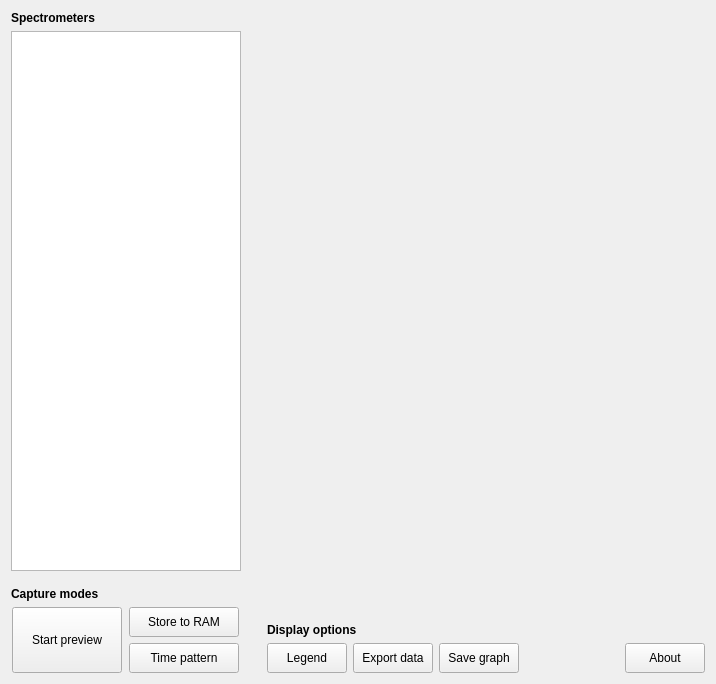
       <widget class="QWidget" name="tab">
        <attribute name="title">
         <string>Preview</string>
        </attribute>
        <layout class="QGridLayout" name="gridLayout_3">
         <item row="0" column="0">
          <layout class="QHBoxLayout" name="horizontalLayout_2">
           <item>
            <layout class="QVBoxLayout" name="verticalLayout_2">
             <item>
              <widget class="QLabel" name="label">
               <property name="sizePolicy">
                <sizepolicy hsizetype="Preferred" vsizetype="Fixed">
                 <horstretch>0</horstretch>
                 <verstretch>0</verstretch>
                </sizepolicy>
               </property>
               <property name="font">
                <font>
                 <weight>75</weight>
                 <bold>true</bold>
                </font>
               </property>
               <property name="frameShape">
                <enum>QFrame::NoFrame</enum>
               </property>
               <property name="midLineWidth">
                <number>2</number>
               </property>
               <property name="text">
                <string>Spectrometers</string>
               </property>
               <property name="alignment">
                <set>Qt::AlignLeading|Qt::AlignLeft|Qt::AlignTop</set>
               </property>
              </widget>
             </item>
             <item>
              <widget class="QListWidget" name="list_devices">
               <property name="sizePolicy">
                <sizepolicy hsizetype="Fixed" vsizetype="Expanding">
                 <horstretch>0</horstretch>
                 <verstretch>0</verstretch>
                </sizepolicy>
               </property>
               <property name="minimumSize">
                <size>
                 <width>230</width>
                 <height>540</height>
                </size>
               </property>
               <property name="maximumSize">
                <size>
                 <width>230</width>
                 <height>16777215</height>
                </size>
               </property>
               <property name="verticalScrollBarPolicy">
                <enum>Qt::ScrollBarAlwaysOff</enum>
               </property>
               <property name="horizontalScrollBarPolicy">
                <enum>Qt::ScrollBarAlwaysOff</enum>
               </property>
               <property name="autoScroll">
                <bool>false</bool>
               </property>
              </widget>
             </item>
             <item>
              <spacer name="verticalSpacer_6">
               <property name="orientation">
                <enum>Qt::Vertical</enum>
               </property>
               <property name="sizeType">
                <enum>QSizePolicy::Fixed</enum>
               </property>
               <property name="sizeHint" stdset="0">
                <size>
                 <width>20</width>
                 <height>10</height>
                </size>
               </property>
              </spacer>
             </item>
             <item>
              <widget class="QLabel" name="label_2">
               <property name="font">
                <font>
                 <weight>75</weight>
                 <bold>true</bold>
                </font>
               </property>
               <property name="text">
                <string>Capture modes</string>
               </property>
               <property name="alignment">
                <set>Qt::AlignLeading|Qt::AlignLeft|Qt::AlignTop</set>
               </property>
              </widget>
             </item>
             <item>
              <layout class="QHBoxLayout" name="horizontalLayout">
               <item>
                <widget class="QPushButton" name="pushButton_preview">
                 <property name="sizePolicy">
                  <sizepolicy hsizetype="Fixed" vsizetype="Fixed">
                   <horstretch>0</horstretch>
                   <verstretch>0</verstretch>
                  </sizepolicy>
                 </property>
                 <property name="minimumSize">
                  <size>
                   <width>110</width>
                   <height>66</height>
                  </size>
                 </property>
                 <property name="maximumSize">
                  <size>
                   <width>100</width>
                   <height>66</height>
                  </size>
                 </property>
                 <property name="text">
                  <string>Start preview</string>
                 </property>
                </widget>
               </item>
               <item>
                <layout class="QVBoxLayout" name="verticalLayout_4">
                 <item>
                  <widget class="QPushButton" name="pushButton_storeToRam">
                   <property name="enabled">
                    <bool>true</bool>
                   </property>
                   <property name="sizePolicy">
                    <sizepolicy hsizetype="Fixed" vsizetype="Fixed">
                     <horstretch>0</horstretch>
                     <verstretch>0</verstretch>
                    </sizepolicy>
                   </property>
                   <property name="minimumSize">
                    <size>
                     <width>110</width>
                     <height>30</height>
                    </size>
                   </property>
                   <property name="maximumSize">
                    <size>
                     <width>100</width>
                     <height>30</height>
                    </size>
                   </property>
                   <property name="text">
                    <string>Store to RAM</string>
                   </property>
                  </widget>
                 </item>
                 <item>
                  <widget class="QPushButton" name="pushButton_timePattern">
                   <property name="enabled">
                    <bool>true</bool>
                   </property>
                   <property name="sizePolicy">
                    <sizepolicy hsizetype="Fixed" vsizetype="Fixed">
                     <horstretch>0</horstretch>
                     <verstretch>0</verstretch>
                    </sizepolicy>
                   </property>
                   <property name="minimumSize">
                    <size>
                     <width>110</width>
                     <height>30</height>
                    </size>
                   </property>
                   <property name="maximumSize">
                    <size>
                     <width>100</width>
                     <height>30</height>
                    </size>
                   </property>
                   <property name="text">
                    <string>Time pattern</string>
                   </property>
                  </widget>
                 </item>
                </layout>
               </item>
              </layout>
             </item>
            </layout>
           </item>
           <item>
            <spacer name="horizontalSpacer_4">
             <property name="orientation">
              <enum>Qt::Horizontal</enum>
             </property>
             <property name="sizeType">
              <enum>QSizePolicy::Fixed</enum>
             </property>
             <property name="sizeHint" stdset="0">
              <size>
               <width>20</width>
               <height>20</height>
              </size>
             </property>
            </spacer>
           </item>
           <item>
            <layout class="QVBoxLayout" name="verticalLayout_3">
             <item>
              <spacer name="verticalSpacer_5">
               <property name="orientation">
                <enum>Qt::Vertical</enum>
               </property>
               <property name="sizeType">
                <enum>QSizePolicy::Fixed</enum>
               </property>
               <property name="sizeHint" stdset="0">
                <size>
                 <width>20</width>
                 <height>16</height>
                </size>
               </property>
              </spacer>
             </item>
             <item>
              <widget class="Plot" name="qwtPlot">
               <property name="sizePolicy">
                <sizepolicy hsizetype="Expanding" vsizetype="Expanding">
                 <horstretch>0</horstretch>
                 <verstretch>0</verstretch>
                </sizepolicy>
               </property>
               <property name="minimumSize">
                <size>
                 <width>0</width>
                 <height>0</height>
                </size>
               </property>
              </widget>
             </item>
             <item>
              <spacer name="verticalSpacer_4">
               <property name="orientation">
                <enum>Qt::Vertical</enum>
               </property>
               <property name="sizeType">
                <enum>QSizePolicy::Fixed</enum>
               </property>
               <property name="sizeHint" stdset="0">
                <size>
                 <width>20</width>
                 <height>10</height>
                </size>
               </property>
              </spacer>
             </item>
             <item>
              <widget class="QLabel" name="label_4">
               <property name="font">
                <font>
                 <weight>75</weight>
                 <bold>true</bold>
                </font>
               </property>
               <property name="text">
                <string>Display options</string>
               </property>
              </widget>
             </item>
             <item>
              <layout class="QHBoxLayout" name="horizontalLayout_3">
               <property name="sizeConstraint">
                <enum>QLayout::SetDefaultConstraint</enum>
               </property>
               <item>
                <widget class="QPushButton" name="pushButton_legend">
                 <property name="minimumSize">
                  <size>
                   <width>80</width>
                   <height>30</height>
                  </size>
                 </property>
                 <property name="maximumSize">
                  <size>
                   <width>80</width>
                   <height>30</height>
                  </size>
                 </property>
                 <property name="text">
                  <string>Legend</string>
                 </property>
                </widget>
               </item>
               <item>
                <widget class="QPushButton" name="pushButton_exportData">
                 <property name="sizePolicy">
                  <sizepolicy hsizetype="Maximum" vsizetype="Fixed">
                   <horstretch>0</horstretch>
                   <verstretch>0</verstretch>
                  </sizepolicy>
                 </property>
                 <property name="minimumSize">
                  <size>
                   <width>80</width>
                   <height>30</height>
                  </size>
                 </property>
                 <property name="maximumSize">
                  <size>
                   <width>80</width>
                   <height>30</height>
                  </size>
                 </property>
                 <property name="text">
                  <string>Export data</string>
                 </property>
                </widget>
               </item>
               <item>
                <widget class="QPushButton" name="pushButton_saveGraph">
                 <property name="sizePolicy">
                  <sizepolicy hsizetype="Maximum" vsizetype="Fixed">
                   <horstretch>0</horstretch>
                   <verstretch>0</verstretch>
                  </sizepolicy>
                 </property>
                 <property name="minimumSize">
                  <size>
                   <width>80</width>
                   <height>30</height>
                  </size>
                 </property>
                 <property name="maximumSize">
                  <size>
                   <width>80</width>
                   <height>30</height>
                  </size>
                 </property>
                 <property name="text">
                  <string>Save graph</string>
                 </property>
                </widget>
               </item>
               <item>
                <spacer name="horizontalSpacer">
                 <property name="orientation">
                  <enum>Qt::Horizontal</enum>
                 </property>
                 <property name="sizeHint" stdset="0">
                  <size>
                   <width>100</width>
                   <height>23</height>
                  </size>
                 </property>
                </spacer>
               </item>
               <item>
                <widget class="QPushButton" name="pushButton_about">
                 <property name="sizePolicy">
                  <sizepolicy hsizetype="Maximum" vsizetype="Fixed">
                   <horstretch>0</horstretch>
                   <verstretch>0</verstretch>
                  </sizepolicy>
                 </property>
                 <property name="minimumSize">
                  <size>
                   <width>80</width>
                   <height>30</height>
                  </size>
                 </property>
                 <property name="maximumSize">
                  <size>
                   <width>80</width>
                   <height>30</height>
                  </size>
                 </property>
                 <property name="text">
                  <string>About</string>
                 </property>
                </widget>
               </item>
              </layout>
             </item>
            </layout>
           </item>
          </layout>
         </item>
        </layout>
       </widget>
